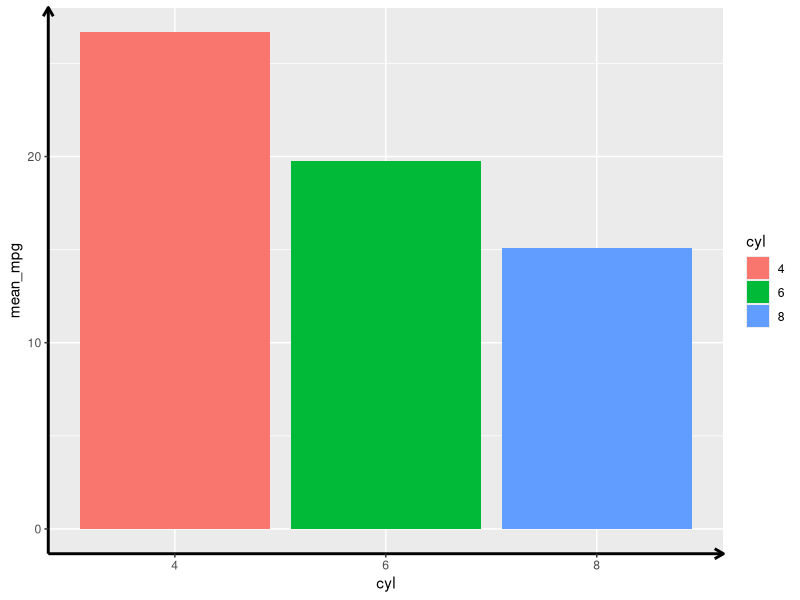
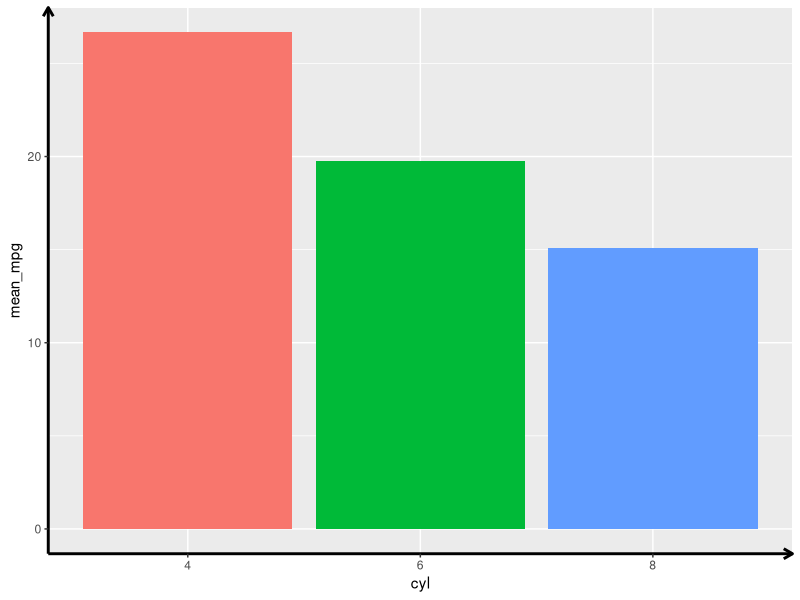
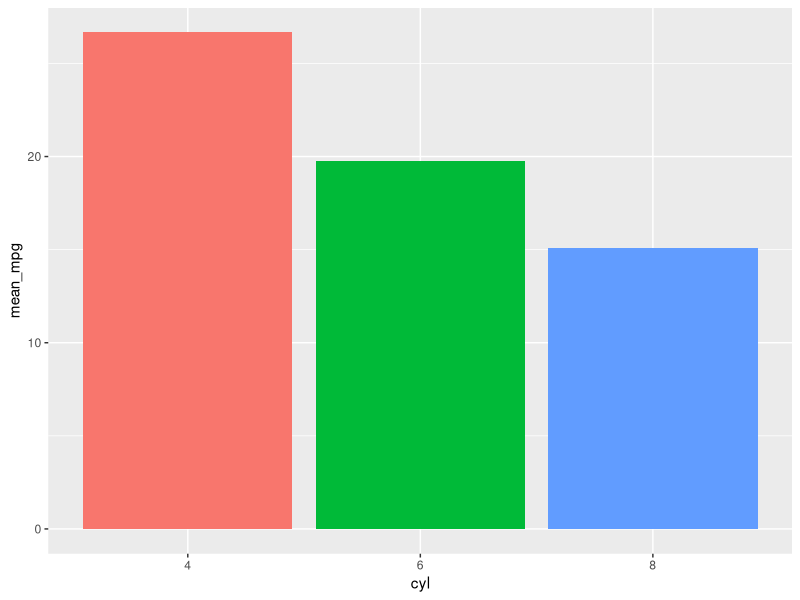
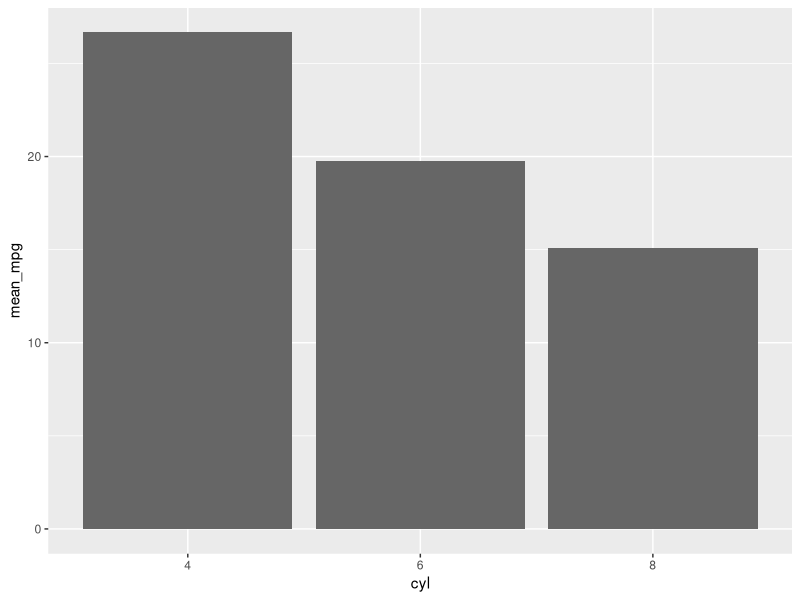
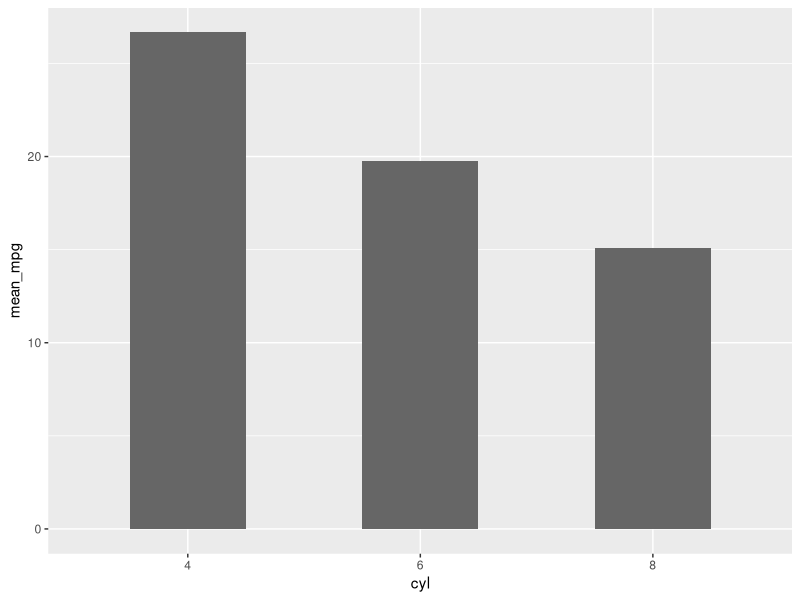
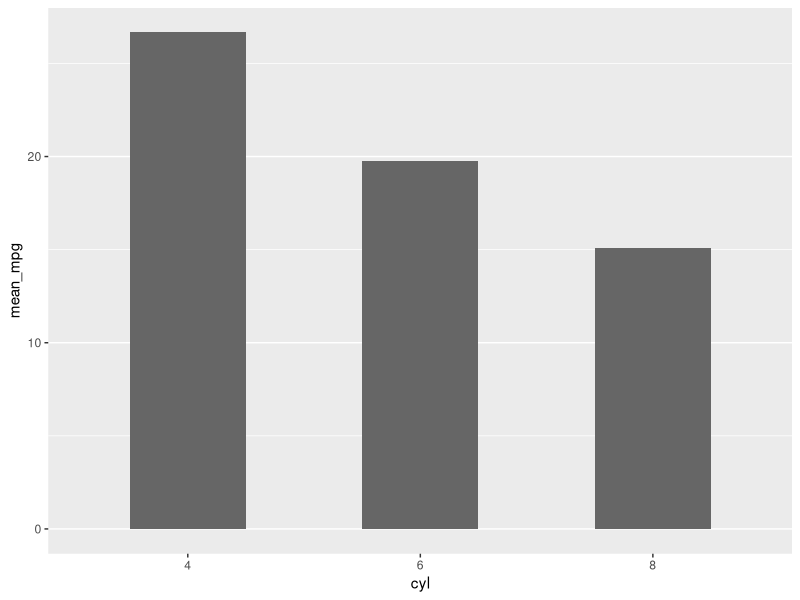
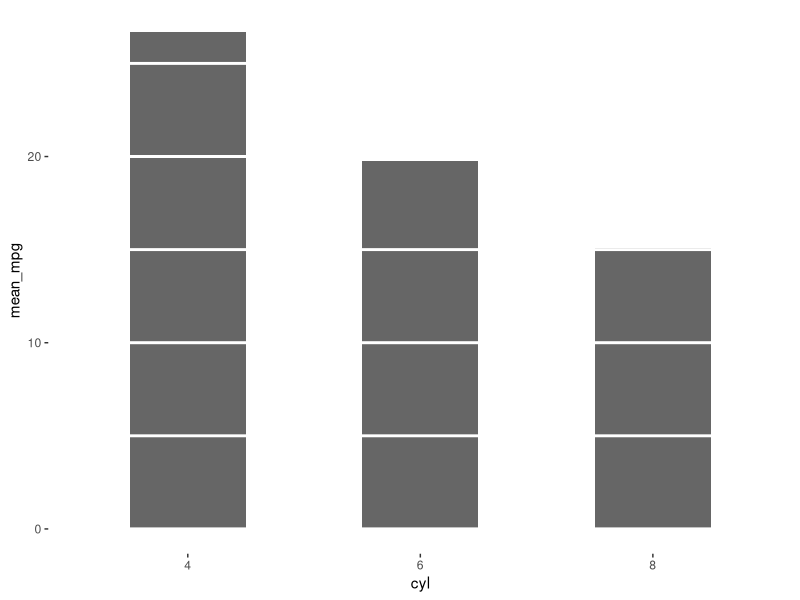
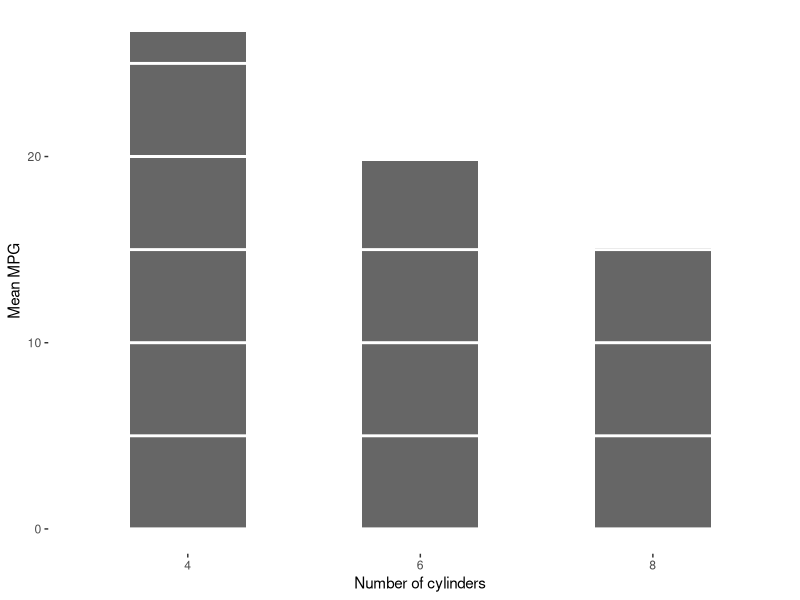

The R script that drew these images, in order: (Note: this script raises an error after producing the figures.)
## ---- chunk 1
## Set default options for the knitr RMD processing
knitr::opts_chunk$set(echo=TRUE,warning=FALSE,message=FALSE,fig.width=5,fig.height=5,cache=FALSE,autodep=TRUE, results="markdown")
## ---- chunk 2
library(tidyverse)
library(cowplot)
theme_set(theme_grey())
## ---- chunk 3
vec <- 1:10
`[`(vec, 2)

`+`(1, 2)
## ---- chunk 4
`%cup%` <- function(x, y) union(x, y)
1:10 %cup% 2:15

`%cap%` <- function(x, y) intersect(x, y)
1:10 %cap% 2:15
## ---- chunk 5
df <- data.frame(1:1000)

df %>% head
## ---- chunk 6
print(starwars, n=Inf, width=Inf)
## ---- chunk 7
identical(table2, table2 %>% group_by(country))
identical(as.data.frame(table2), 
          as.data.frame(table2 %>% group_by(country)))
## ---- chunk 8
tmp <- list(a=1, b=2, c=1:10)

lapply(tmp, length)
lapply(tmp, function(x) paste(x, collapse=", "))
## ---- chunk 9
map(tmp, ~ paste(., collapse=", "))

## type conversion is always specified
map_chr(tmp, ~ paste(., collapse=", "))
## ---- chunk 10
p <- mtcars %>% group_by(cyl) %>% 
      summarise(mean_mpg=mean(mpg)) %>%
      mutate(cyl=factor(cyl)) %>% 
      ggplot(aes(x=cyl, y=mean_mpg, fill=cyl))
p + geom_bar(stat="identity", mapping=aes(fill=cyl)) + 
  theme(axis.line=element_line(size=1, arrow=arrow(length=unit(0.1, "inches"))))

## ---- chunk 11
p + geom_bar(stat="identity", mapping=aes(fill=cyl)) + 
  theme(legend.position="none", 
    axis.line=element_line(size=1, arrow=arrow(length=unit(0.1, "inches"))))

## ---- chunk 12
p + geom_bar(stat="identity", mapping=aes(fill=cyl)) + 
  theme(legend.position="none")
## ---- chunk 13
p + geom_bar(stat="identity", fill="#666666") + 
  theme(legend.position="none")
## ---- chunk 14
p + geom_bar(stat="identity", fill="#666666", width=0.5) + 
  theme(legend.position="none")
## ---- chunk 15
p + geom_bar(stat="identity", fill="#666666", width=0.5) + 
  theme(legend.position="none", panel.grid.major.x=element_blank())
## ---- chunk 16
p + geom_bar(stat="identity", fill="#666666", width=0.5) + 
  theme(legend.position="none", panel.grid.major.x=element_blank(), 
    panel.ontop=T, panel.background=element_rect(fill="#FFFFFF00"), 
    panel.grid.major.y=element_line(size=1, color="white"), 
    panel.grid.minor.y=element_line(size=1, color="white"))
## ---- chunk 17
p + geom_bar(stat="identity", fill="#666666", width=0.5) + 
  theme(legend.position="none", panel.grid.major.x=element_blank(), 
    panel.ontop=T, panel.background=element_rect(fill="#FFFFFF00"), 
    panel.grid.major.y=element_line(size=1, color="white"), 
    panel.grid.minor.y=element_line(size=1, color="white")) + 
    ylab("Mean MPG") + xlab("Number of cylinders")
## ---- chunk 18
boxplot(hwy ~ class, data=mpg)
## ---- chunk 19
toupper1st <- function(x) 
  paste0(toupper(substring(x, 1, 1)), substring(x, 2))
mpg %>% mutate(class=toupper1st(class)) %>% 
  ggplot(aes(class, hwy)) + geom_tufteboxplot() + theme_tufte() + xlab("") + 
  theme(axis.text=element_text(size=14), axis.title.y=element_text(size=18, margin=margin(0,20,0,0))) +
  theme(axis.ticks.x=element_blank()) +
  theme(axis.text.x=element_text(margin=margin(30,0,0,0)))
## ---- chunk 20
p <- list()
p$p1 <- ggplot(mtcars, aes(x=disp, y=hp, color=factor(cyl))) + geom_point() 
p$p2 <- ggplot(mtcars, aes(x=disp, y=hp, color=factor(cyl))) + geom_point() + 
  theme_par()
p$p3 <- ggplot(mtcars, aes(x=disp, y=hp, color=factor(cyl))) + geom_point() + 
  theme_cowplot()
p$p4 <- ggplot(mtcars, aes(x=disp, y=hp, color=factor(cyl))) + geom_point() + 
  theme_tufte()

p <- map(p, ~ . + theme(plot.margin=margin(20, 0, 0, 0)))
plot_grid(plotlist=p, labels=c("Default", "Par", "Cowplot", "Tufte"))

## ---- chunk 21
x <- rnorm(10000)
y <- x + rnorm(10000)
p1 <- ggplot(NULL, aes(x=x, y=y)) + geom_point() + 
  theme_tufte() + theme(plot.margin=unit(c(2,1,1,1), "cm"))
p2 <- ggplot(NULL, aes(x=x, y=y)) + geom_point(color="#6666661F") + 
  theme_tufte() + theme(plot.margin=unit(c(2,1,1,1),"cm"))
plot_grid(p1, p2, labels=c("Black", "#6666661F"))
## ---- chunk 22
library(RColorBrewer)
par(mar=c(0,4,0,0))
display.brewer.all()
## ---- chunk 23
par(mar=c(0,4,0,0))
display.brewer.all(colorblindFriendly=T)
## ---- chunk 24

ggplot(iris, aes(x=Sepal.Length, y=Sepal.Width, color=Species)) + 
  geom_point(size=4) + theme_tufte() + 
  theme(axis.title.y=element_text(margin=margin(0,10,0,0)), 
        axis.title.x=element_text(margin=margin(10, 0, 0, 0)))
## ---- chunk 25
ggplot(iris, aes(x=Sepal.Length, y=Sepal.Width, color=Species)) + 
  geom_point(size=4) + scale_color_brewer(palette="Dark2")  + theme_tufte() + 
  theme(axis.title.y=element_text(margin=margin(0,10,0,0)), 
        axis.title.x=element_text(margin=margin(10, 0, 0, 0)))

## ---- chunk 26
ggplot(iris, aes(x=Sepal.Length, y=Sepal.Width, color=Species)) + 
  geom_point(size=4) + scale_color_brewer(palette="Paired") + theme_tufte() + 
  theme(axis.title.y=element_text(margin=margin(0,10,0,0)), 
        axis.title.x=element_text(margin=margin(10, 0, 0, 0)))

## ---- chunk 27
ggplot(iris, aes(x=Sepal.Length, y=Sepal.Width, color=Species)) + 
  geom_point(size=4) + scale_color_brewer(palette="Set2") + theme_tufte() + 
  theme(axis.title.y=element_text(margin=margin(0,10,0,0)), 
        axis.title.x=element_text(margin=margin(10, 0, 0, 0)))

## ---- chunk 28

## ---- chunk 29
data <- data %>% mutate(quantile=factor(quantile, levels=paste0("q", 5:1)))
p <- data %>%
  ggplot(aes(country, proportion, fill=quantile)) +
  geom_bar(stat="identity") + coord_flip()
p
## ---- chunk 30
data <- wid2015sel %>% 
  mutate(country=reorder(country, desc(gini_reported))) %>%
  gather(q1:q5, key="quantile", value="proportion") %>%
  mutate(quantile=factor(quantile, levels=paste0("q", 5:1)))
p <- data  %>%
  ggplot(aes(country, proportion, fill=quantile)) +
  geom_bar(stat="identity") + coord_flip()
p
## ---- chunk 31

## ---- chunk 32
ggplot(mpg, aes(cty, hwy)) + geom_point() + facet_grid(rows=mpg$cyl)
